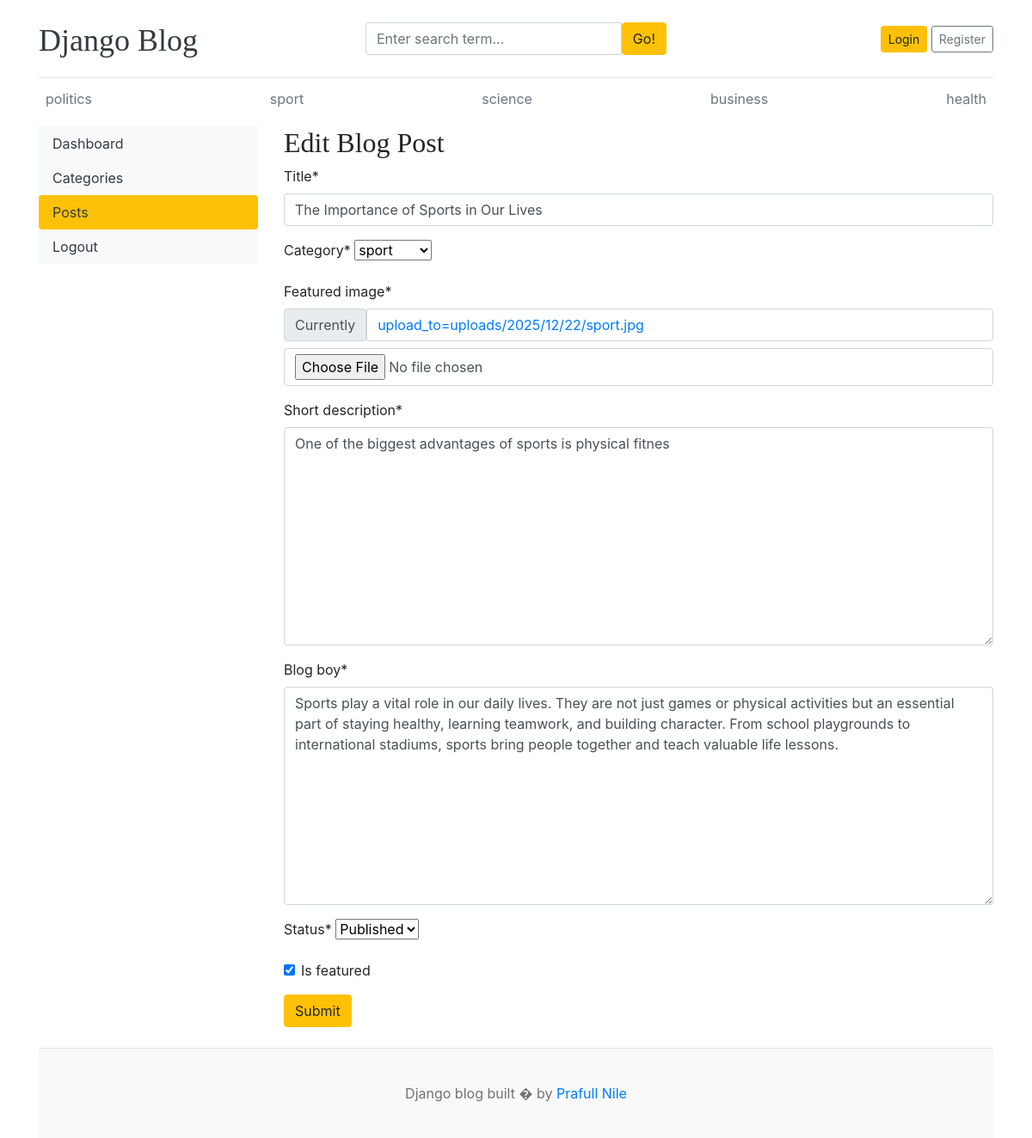
Screenshot of /dashboard/posts/edit/3/ with the database file from the repository.
### blog/models.py (models this page shows, shortened)
class category(models.Model):
    category_name=models.CharField(max_length=100)
    created_at=models.DateTimeField(auto_now_add=True)
    updated_at=models.DateTimeField(auto_now=True)
    class Meta:
        verbose_name_plural = "Categories"
    def __str__(self):
        return self.category_name

class blog(models.Model):
    title=models.CharField(max_length=100)
    slug=models.SlugField(max_length=100)
    category=models.ForeignKey(category,on_delete=models.CASCADE)
    author=models.ForeignKey(User,on_delete=models.CASCADE)
    featured_image=models.ImageField(upload_to='uploads/%Y/%m/%d')
    short_description=models.TextField(max_length=500)
    blog_boy=models.TextField(max_length=2000)
    status=models.CharField(max_length=20, choices= STATUS_CHOICES,default='Draft')
    is_featured=models.BooleanField(default=False)
    created_at=models.DateTimeField(auto_now_add=True)
    updated_at=models.DateTimeField(auto_now_add=True)

### dashboards/views.py (the view, shortened to what this page needs)
# urls.py: path('posts/edit/<int:pk>/',views.edit_post,name='edit_post'),
def edit_post(request,pk):
    post = get_object_or_404(blog, pk=pk)
    form = BlogPostForm(instance=post)
    context = {
        'form':form,
        'post':post,
    }
    return render(request,'dashboard/edit_post.html',context)

### dashboards/forms.py
class BlogPostForm(forms.ModelForm):
    class Meta:
        model = blog
        fields =('title','category' ,'featured_image','short_description','blog_boy','status','is_featured')

### blog/context_processors.py (called while the page is built)
def get_categories(request):
    categories = category.objects.all()
    return dict(categories=categories)

def get_social_links(request):
    social_links = SocialLink.objects.all()
    return dict(social_links=social_links)

### templates/dashboard/edit_post.html (shortened to what this page needs)
{% extends 'base.html' %}
{% block content %}
{% load crispy_forms_tags %}
<div class="row">
{% include 'dashboard/sidebar.html' %}
  <div class="col-md-9">
    <h2>Edit Blog Post</h2>
<form action="{% url 'edit_post' post.id %}" method="POST" enctype="multipart/form-data">
  {{ form | crispy }}
      <button type="submit" class="btn btn-warning">Submit</button>
    </form>
    <br>
  </div>
</div>
{% endblock %}

### templates/base.html (shortened to what this page needs)
{% load static %}
<!DOCTYPE html>
<html lang="en">
<head>
    <link href="https://getbootstrap.com/docs/4.0/dist/css/bootstrap.min.css" rel="stylesheet">
    <link href="{% static 'css/blog.css' %}" rel="stylesheet">
    <link rel="stylesheet" href="https://cdnjs.cloudflare.com/ajax/libs/font-awesome/4.7.0/css/font-awesome.min.css">
</head>
    <body class="container">
      <header class="blog-header py-3">
        <div class="row flex-nowrap justify-content-between align-items-center">
          <div class="col-4 pt-1">
            <a class="blog-header-logo text-dark" href="/">Django Blog</a>
          </div>
            <div class="col-4">
                <form action="{% url 'search' %}" method="GET" >
                    <div class="input-group">
                        <input class="form-control" name="keyword" type="text" placeholder="Enter search term..." aria-label="Enter search term..." aria-describedby="button-search" />
                        <button type="submit" class="btn btn-warning" id="button-search" >Go!</button>
                    </div>
                </form>
            </div>
          <div class="col-4 d-flex justify-content-end align-items-center">
              {% if not user.is_authenticated %}
            <a class="btn btn-sm btn-warning" href="{% url 'login'%}">Login</a> &nbsp;
            <a class="btn btn-sm btn-outline-secondary" href="{% url 'register' %}">Register</a>
              {% else %}
              <span><a href="{%  url 'dashboard' %}">Dashboard</a></span>
              &emsp;
              <span><a href="{% url 'logout'%}">Logout</a></span>
              {% endif%}
          </div>
        </div>
      </header>
      <div class="nav-scroller py-1 mb-2">
        <nav class="nav d-flex justify-content-between">
          {% for cat in categories %}
          <a class="p-2 text-muted" href="{% url 'posts_by_category' cat.id %}">{{cat.category_name}}</a>
          {% endfor %}
        </nav>
      </div>
{% block content %}
{% endblock %}
        <footer class="blog-footer">
  <p>Django blog built  � by <a href="#">Prafull Nile</a></p>
</footer>
    </body>
</html>

### blog_main/static/css/blog.css (style rules this page uses)
.blog-header { border-bottom: 1px solid #e5e5e5; }
.blog-header-logo { font-family: "Playfair Display", Georgia, "Times New Roman", serif; font-size: 2.25rem; }
h1, h2, h3, h4, h5, h6 { font-family: "Playfair Display", Georgia, "Times New Roman", serif; }
.blog-footer { padding: 2.5rem 0; color: #727272; text-align: center; background-color: #f9f9f9; border-top: .05rem solid #e5e5e5; }
.blog-footer p:last-child { margin-bottom: 0; }

### rows the page displays
category: category_name "politics"
category: category_name "sport"
category: category_name "science"
category: category_name "business"
category: category_name "health"
blog: title "The Importance of Sports in Our Lives", category "sport", short_description "One of the biggest advantages of sports is physical fitnes", blog_boy "Sports play a vital role in our daily lives. They are not just games or physical activities but an essential part of staying healthy, learning teamwork, and building character. From school playgrounds to international stadiums, sports bring people together and teach valuable life lessons.", status "Published", is_featured "☑"
